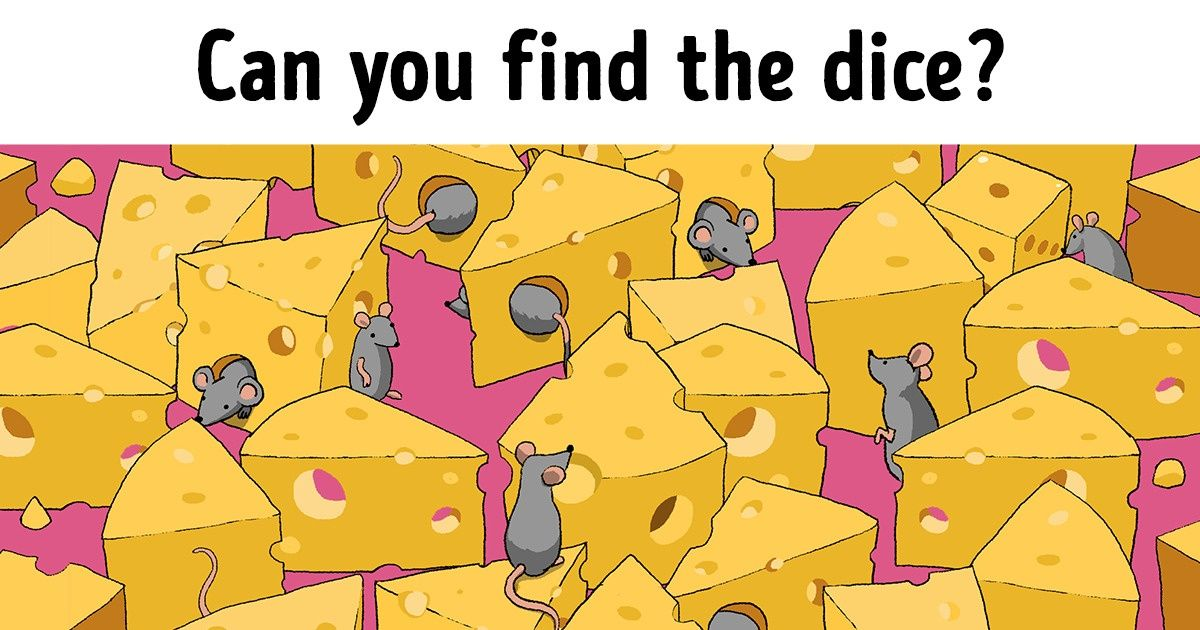
#> input picture Counting/mouse.jpg, 1200 x 630 px
$ python counting_mouse.py
#> lines starting #> are read from the running program, lines starting #| are printed output that depends on the picture; after the words box and inside, x2 and y2 are one past the last pixel; in counts of white or black regions, pixels touching at a corner belong together; pictures that were not available may be replaced by others from this repository, and a replacement may not be noted
import cv2
import numpy as np

# Function to check if two bounding boxes are in each other's vicinity
def are_boxes_near(box1, box2, vicinity_threshold):
    x1, y1, w1, h1 = box1
    x2, y2, w2, h2 = box2

    # Compute the center coordinates of both boxes
    center1_x = x1 + w1 / 2
    center1_y = y1 + h1 / 2
    center2_x = x2 + w2 / 2
    center2_y = y2 + h2 / 2

    # Compute the distance between the centers
    distance = np.sqrt((center1_x - center2_x) ** 2 + (center1_y - center2_y) ** 2)

    return distance <= vicinity_threshold

# Load the input images in color (RGB)
image = cv2.imread('Counting/mouse.jpg')
#> image is the input picture: shape (630, 1200, 3); mean B, G, R 109.5, 183.6, 225.6
template = cv2.imread('Counting/objects/mouse_fur.jpg')
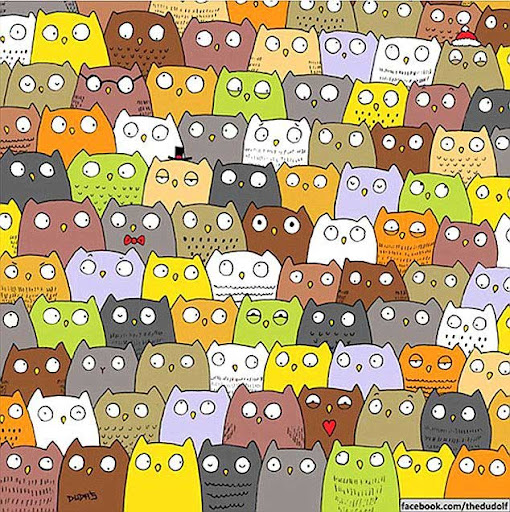
#> input picture Counting/cat.jpg, 510 x 512 px, given in place of mouse_fur.jpg, which was not available
#> template is the input picture: shape (512, 510, 3); mean B, G, R 116.1, 162.7, 184.5

# Set the scaling factor if necessary (here it's 1)
scale_factor = 1
new_width = int(template.shape[1] * scale_factor)
#> new_width = 510
new_height = int(template.shape[0] * scale_factor)
#> new_height = 512
template = cv2.resize(template, (new_width, new_height), interpolation=cv2.INTER_AREA)

# Create a binary mask for the template in RGB
template_gray = cv2.cvtColor(template, cv2.COLOR_BGR2GRAY)
_, mask = cv2.threshold(template_gray, 240, 255, cv2.THRESH_BINARY_INV)
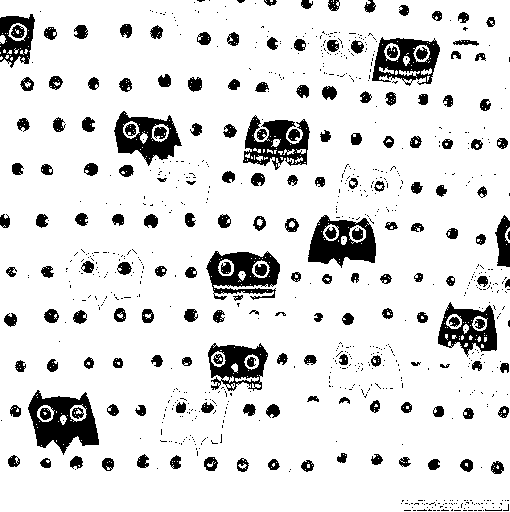
#> mask: shape (512, 510); 87.3% white; 826 black regions (651 under 20 px), largest, box (x1, y1, x2, y2) and area: (28, 390, 99, 455) 2454, (308, 215, 376, 268) 2057, (206, 251, 280, 300) 1998
mask_rgb = cv2.merge([mask, mask, mask])  # Replicate the mask for all 3 channels (RGB)

# Get template dimensions
template_h, template_w = template.shape[:2]
#> template_h = 512; template_w = 510

# Split the image and template into their R, G, and B channels
image_r, image_g, image_b = cv2.split(image)
template_r, template_g, template_b = cv2.split(template)
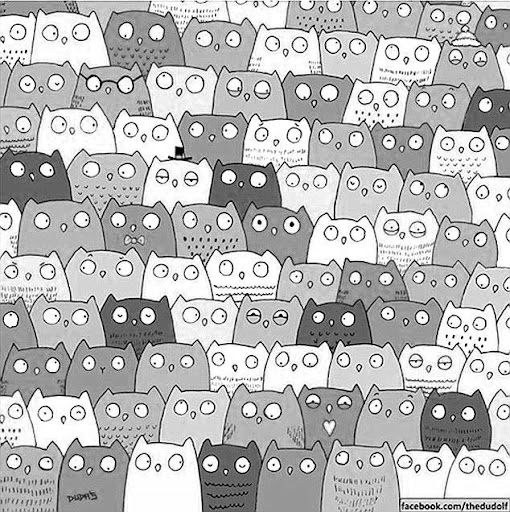
#> template_b: shape (512, 510); min 0, max 255, mean 184.5
mask_r, mask_g, mask_b = cv2.split(mask_rgb)

# Perform template matching on each RGB channel using the corresponding mask
result_r = cv2.matchTemplate(image_r, template_r, cv2.TM_SQDIFF_NORMED, mask=mask_r)
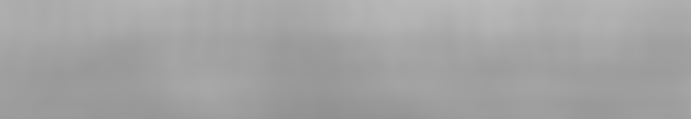
#> result_r: shape (119, 691) float32; min 0.564, max 0.732, mean 0.64
result_g = cv2.matchTemplate(image_g, template_g, cv2.TM_SQDIFF_NORMED, mask=mask_g)
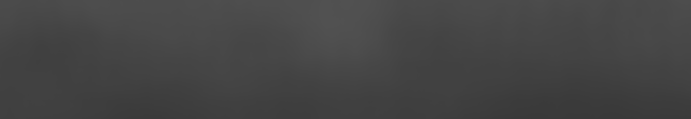
#> result_g: shape (119, 691) float32; min 0.223, max 0.32, mean 0.269
result_b = cv2.matchTemplate(image_b, template_b, cv2.TM_SQDIFF_NORMED, mask=mask_b)
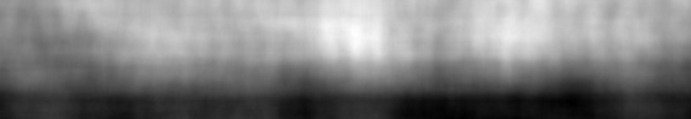
#> result_b: shape (119, 691) float32; min 0.192, max 0.246, mean 0.219; drawn with min black and max white

# Combine the results (you can average them or take the maximum or minimum depending on the use case)
result = (result_r + result_g + result_b) / 3
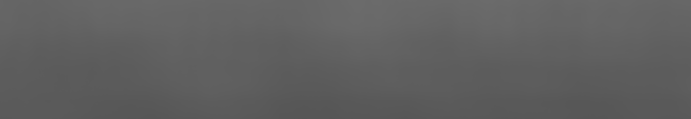
#> result: shape (119, 691) float32; min 0.337, max 0.422, mean 0.376

threshold = 0.01  # Adjust this threshold based on the results

# Find all locations where the match result is below the threshold
locations = np.where(result <= threshold)
#> locations = (empty array, empty array)

# Create a list of bounding boxes for all matches
bounding_boxes = []
for pt in zip(*locations[::-1]):  # Switch the order of locations (x, y)
    top_left = pt
    bottom_right = (top_left[0] + template_w, top_left[1] + template_h)
    bounding_boxes.append((top_left[0], top_left[1], template_w, template_h))
#> this loop made 0 passes
#> after the loop, bounding_boxes = []

# Group bounding boxes that are near each other
vicinity_threshold = 50  # Define the vicinity threshold in pixels
grouped_boxes = []
for box in bounding_boxes:
    found_group = False
    for group in grouped_boxes:
        if any(are_boxes_near(box, other_box, vicinity_threshold) for other_box in group):
            group.append(box)
            found_group = True
            break
    if not found_group:
        grouped_boxes.append([box])
#> after the loop, grouped_boxes = []

# Merge each group of bounding boxes into a single box
merged_boxes = []
for group in grouped_boxes:
    if len(group) == 1:
        merged_boxes.append(group[0])
    else:
        x_coords = [b[0] for b in group]
        y_coords = [b[1] for b in group]
        widths = [b[2] for b in group]
        heights = [b[3] for b in group]

        # Compute the merged bounding box around all boxes in the group
        top_left_x = min(x_coords)
        top_left_y = min(y_coords)
        bottom_right_x = max([x + w for x, w in zip(x_coords, widths)])
        bottom_right_y = max([y + h for y, h in zip(y_coords, heights)])

        merged_width = bottom_right_x - top_left_x
        merged_height = bottom_right_y - top_left_y

        merged_boxes.append((top_left_x, top_left_y, merged_width, merged_height))
#> after the loop, merged_boxes = []

# Draw rectangles around all merged matches
image_copy = image.copy()
for box in merged_boxes:
    top_left = (box[0], box[1])
    bottom_right = (box[0] + box[2], box[1] + box[3])
    cv2.rectangle(image_copy, top_left, bottom_right, (0, 255, 0), 2)

# Print the number of merged matches found
print(f"Number of matches found (after grouping nearby boxes): {len(merged_boxes)}")
#| Number of matches found (after grouping nearby boxes): 0

# Make the window resizable
cv2.namedWindow("Matched Templates", cv2.WINDOW_NORMAL)

# Display the original image with all matches highlighted
cv2.imshow("Matched Templates", image_copy)

# Wait for a key press
cv2.waitKey(0)
cv2.destroyAllWindows()
